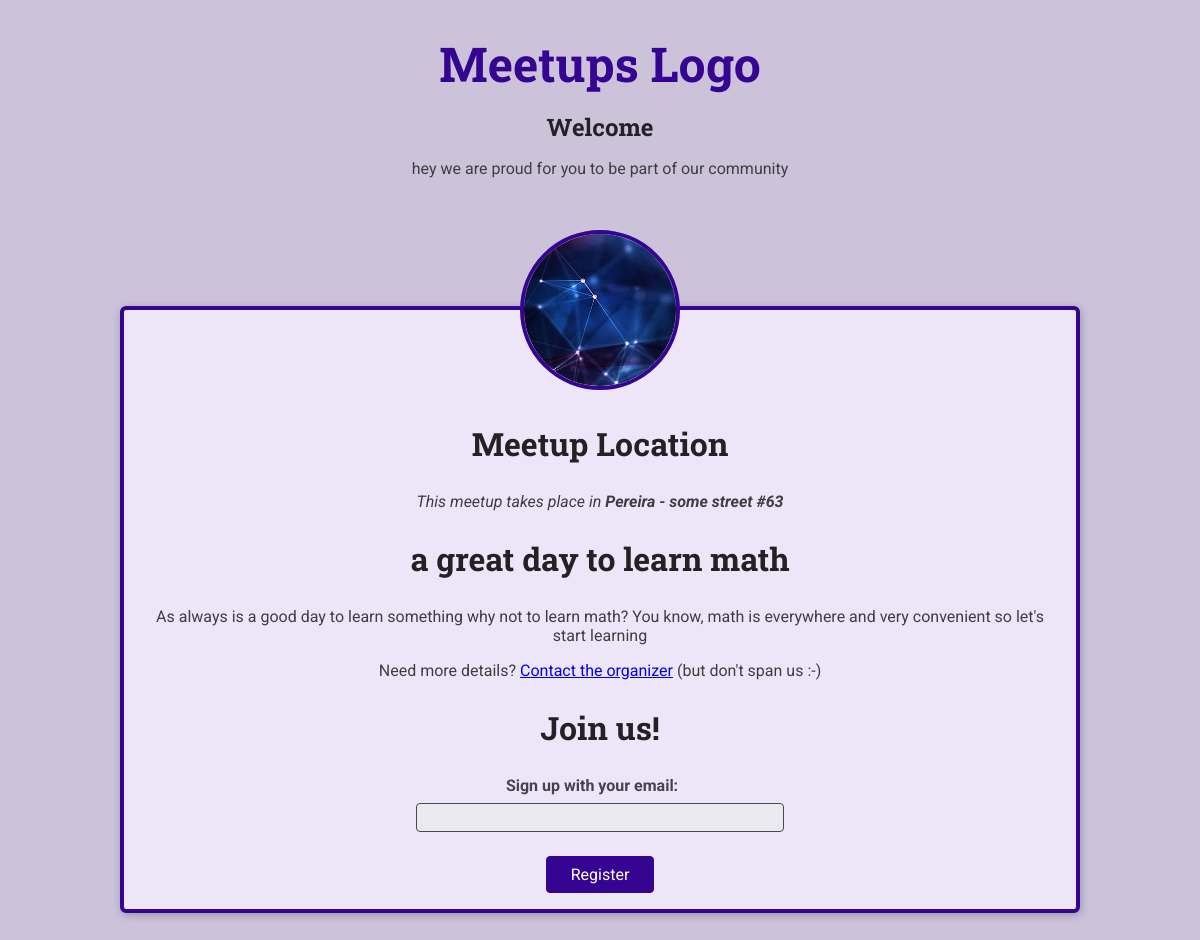
The app's page /meetup/a-great-day-to-learn-math/ with its own data.
### meetups/models.py (models this page shows, shortened)
class Meetup(models.Model):
    title = models.CharField(max_length=255)
    organizer_email = models.EmailField(max_length=255)
    date = models.DateField(null=True)
    slug = models.SlugField(unique=True)
    description = models.TextField()
    img = models.ImageField(upload_to='images')
    location = models.ForeignKey(Locations, on_delete=models.CASCADE)
    participants = models.ManyToManyField(Participant, blank=True)

class Locations(models.Model):
    name = models.CharField(max_length = 200)
    address = models.CharField(max_length = 300)
    def __str__(self):
        return f'{self.name} - {self.address}'

### meetups/views.py (the view, shortened to what this page needs)
# urls.py: path('meetup/<slug:meetup_slug>/', views.more_details, name='meetup-detail'),
def more_details(request, meetup_slug):
    try:
        meetups_info = Meetup.objects.get(slug = meetup_slug)
        if request.method == 'GET':
            registration_form = RegistrationForm()
            return render(request, 'meetups/more_details.html', {
                'meetups_info': meetups_info,
                'form': registration_form
                })
        return render(request, 'meetups/more_details.html', {
            'meetups_info': meetups_info,
            'form': registration_form
            })
    except Exception as e:
        print(e)

### meetups/forms.py
class RegistrationForm(forms.Form):
    email = forms.EmailField(label='Sign up with your email')

### meetups/templates/meetups/more_details.html (shortened to what this page needs)
{% extends 'meetups/bases/base.html' %}
{% load static %}
{% block css_link %}<link rel="stylesheet" href="{% static 'meetups/styles/meetup-detail.css' %}">{% endblock %}
{% block main_title %}Welcome {% endblock %}
{% block description %}hey we are proud for you to be part of our community{% endblock %}
{% block main_body %}
    <article>
        <img id='main-image' src="{{ meetups_info.img.url }}" alt="{{ meetups_info.title }}">
        <section>
            <h2>Meetup Location</h2>
            <address>This meetup takes place in <span>{{ meetups_info.location }}</span> {{ meetups_info.address }}</address>
        </section>
        <section class="details">
            <h2>{{ meetups_info.title }}</h2>
            <p>{{ meetups_info.description }}</p>
            <footer>
                <p>Need more details? <a href="mailto:{{ meetups_info.organizer_email }}">Contact the organizer</a> (but don't span us :-)</p>
            </footer>
        </section>
        <section id='registration'>
            <h2>Join us!</h2>
            <form action="{% url 'meetup-detail' meetups_info.slug %}" method="post">
                <ul>
                    {{ form.as_ul }}
                </ul>
                <div id='registration-actions'>
                    <button type="submit">Register</button>
                </div>
            </form>
        </section>
    </article>
{% endblock %}

### meetups/static/meetups/styles/base.css (style rules this page uses)
* { box-sizing: border-box; }
body { font-family: 'Roboto', sans-serif; margin: 0; background-color: #ccc3db; color: #3e3e41; }
h1, h2, h3 { font-family: 'Roboto Slab', sans-serif; color: #222224; }
button, .btn { cursor: pointer; font: inherit; padding: 0.5rem 1.5rem; background-color: #350490; border: 1px solid #350490; color: white; border-radius: 4px; text-decoration: none; }

### records on screen
Meetup: img (picture), location "Pereira - some street #63", title "a great day to learn math", description "As always is a good day to learn something why not to learn math? You know, math is everywhere and very convenient so let's start learning"
